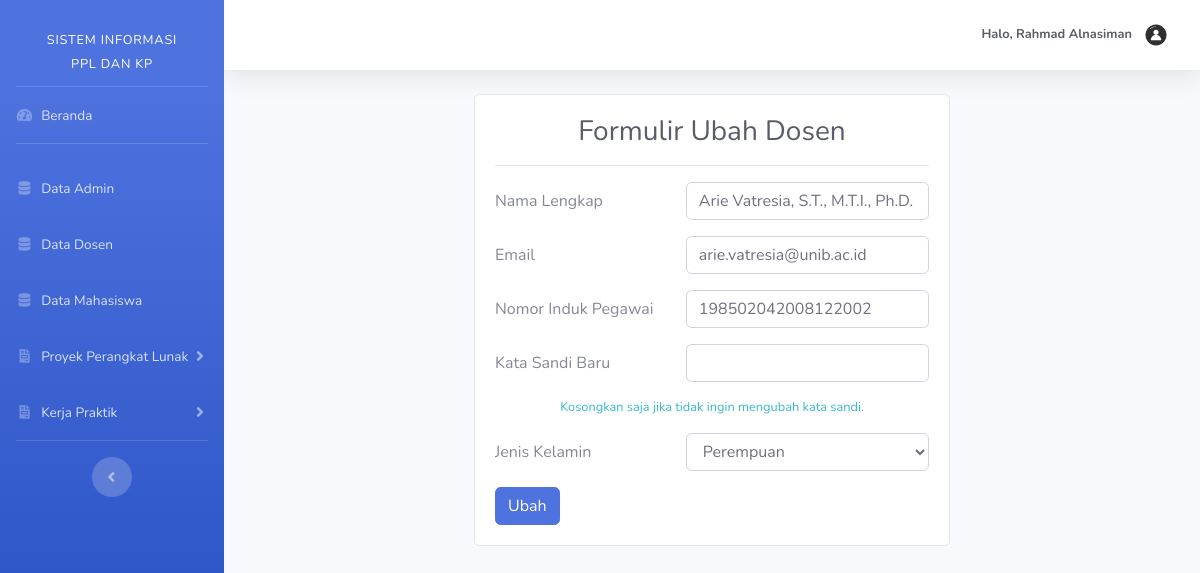
Screenshot of /admin/ubahDosen.php?id_user=25 (signed in) with the database file from the repository.
### tables this page shows
CREATE TABLE `tb_user` (
  `id_user` int(11) NOT NULL,
  `email` varchar(50) NOT NULL,
  `username` varchar(25) DEFAULT NULL,
  `nip` varchar(18) DEFAULT NULL,
  `npm` varchar(9) DEFAULT NULL,
  `password` varchar(100) NOT NULL,
  `nama` varchar(50) NOT NULL,
  `jk` enum('L','P') NOT NULL,
  `angkatan` varchar(4) DEFAULT NULL,
  `role_id` enum('1','2','3') NOT NULL
);

### admin/ubahDosen.php (the view, shortened to what this page needs)
<?php
    include '../templates/header.php';
    include '../templates/sidebarAdmin.php';
    include 'functionsDosen.php';
    $id_user = $_GET["id_user"];
    $Dosen = mysqli_query($koneksi, "SELECT * FROM tb_user WHERE id_user = $id_user");
    $d = mysqli_fetch_array($Dosen);
?>
<div class="row">
    <div class="col-sm-3"></div>
    <div class="col-sm-6">
        <div class="card">
            <div class="card-body">
                <h3 class="text-dark text-center">Formulir Ubah Dosen</h3><hr>
                <form action="" method="post" enctype="multipart/form-data">
                    <div class="form-group row">
                        <label class="col-sm-5 col-form-label"  for="nama">Nama Lengkap</label>
                        <div class="col-sm-7">
                            <input type="text" name="nama" id="nama" value="<?php echo $d["nama"]; ?>" class="form-control form-control-user">
                        </div>
                    </div>
                    <div class="form-group row">
                        <label class="col-sm-5 col-form-label"  for="email">Email</label>
                        <div class="col-sm-7">
                            <input type="text" name="email" id="email" value="<?php echo $d["email"]; ?>" class="form-control form-control-user">
                        </div>
                    </div>
                    <div class="form-group row">
                        <label class="col-sm-5 col-form-label"  for="nip">Nomor Induk Pegawai</label>
                        <div class="col-sm-7">
                            <input type="number" name="nip" id="nip" value="<?php echo $d["nip"]; ?>" class="form-control form-control-user">
                        </div>
                    </div>
                    <div class="form-group row">
                        <label class="col-sm-5 col-form-label"  for="password">Kata Sandi Baru</label>
                        <div class="col-sm-7">
                            <input type="password" name="password" id="password" value="" class="form-control form-control-user">
                        </div>
                        <small class="col-sm-12 text-center text-info mt-3">Kosongkan saja jika tidak ingin mengubah kata sandi.</small>
                    </div>
                    <div class="form-group row">
                        <label class="col-sm-5 col-form-label" for="jk">Jenis Kelamin</label>
                        <div class="col-sm-7">
                            <select name="jk" id="jk" class="form-control">
                                <option value="P" <?php if($d["jk"]=="P") echo 'selected'; ?>>Perempuan</option>
                            </select>
                        </div>
                    </div>
                    <button type="submit" name="ubah" class="btn btn-primary text-center">Ubah</button>
                </form>
            </div>
        </div>
    </div>
    <div class="col-sm-3"></div>
</div>
<?php include '../templates/footer.php'; ?>

### rows the page displays
tb_user: nama "Arie Vatresia, S.T., M.T.I., Ph.D.", email "arie.vatresia@unib.ac.id", nip "198502042008122002", jk "Perempuan"
